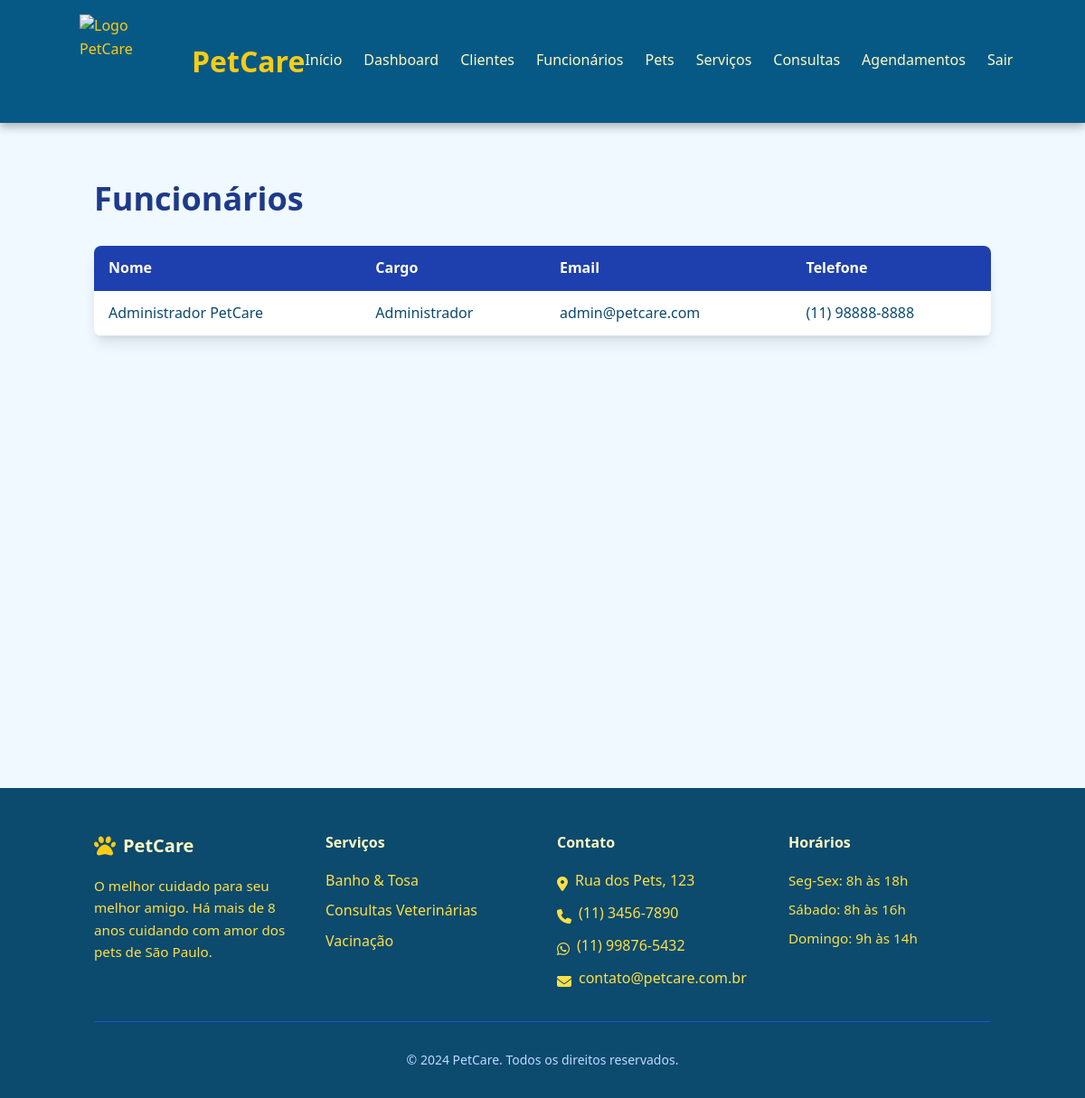
The page /funcionario/funcionarios.php (signed in) on the database its author committed.
### tables this page shows
CREATE TABLE funcionarios (
    id INT AUTO_INCREMENT PRIMARY KEY,
    usuario_id INT NOT NULL UNIQUE,
    cargo VARCHAR(80) NOT NULL,
    especialidade VARCHAR(120) NULL,
    created_at TIMESTAMP DEFAULT CURRENT_TIMESTAMP,
    updated_at TIMESTAMP NULL DEFAULT NULL ON UPDATE CURRENT_TIMESTAMP,
    CONSTRAINT fk_funcionarios_usuario FOREIGN KEY (usuario_id) REFERENCES usuarios(id) ON DELETE CASCADE
);

CREATE TABLE usuarios (
    id INT AUTO_INCREMENT PRIMARY KEY,
    nome VARCHAR(150) NOT NULL,
    email VARCHAR(150) NOT NULL UNIQUE,
    senha_hash VARCHAR(255) NOT NULL,
    tipo ENUM('cliente', 'funcionario') NOT NULL,
    cpf VARCHAR(14) NULL,
    telefone VARCHAR(20) NULL,
    cargo VARCHAR(80) NULL,
    status ENUM('ativo', 'inativo') NOT NULL DEFAULT 'ativo',
    created_at TIMESTAMP DEFAULT CURRENT_TIMESTAMP,
    updated_at TIMESTAMP NULL DEFAULT NULL ON UPDATE CURRENT_TIMESTAMP
);

### app/models/Funcionario.php (called while the page is built, shortened)
<?php
class Funcionario
{
    public static function all(PDO $pdo): array
    {
        $sql = 'SELECT f.*, u.nome, u.email, u.telefone, u.cpf FROM funcionarios f INNER JOIN usuarios u ON u.id = f.usuario_id ORDER BY u.nome ASC';
        $stmt = $pdo->query($sql);
        return $stmt->fetchAll();
    }
}

### app/helpers/validation.php (called while the page is built, shortened)
<?php
function e(string $value): string
{
    return htmlspecialchars((string) $value, ENT_QUOTES, 'UTF-8');
}

### public/funcionario/funcionarios.php (the view, shortened to what this page needs)
<?php
require_once __DIR__ . '/../../app/bootstrap.php';
require_once __DIR__ . '/../../app/middleware/funcionario.php';
$pdo = getPdo();
$funcionarios = Funcionario::all($pdo);
require_once __DIR__ . '/../../app/views/components/header.php';
?>
<section class="page py-16">
    <div class="container">
        <h1 class="text-4xl font-bold text-blue-900 mb-8">Funcionários</h1>
        <div class="bg-white rounded-lg shadow-lg overflow-hidden">
            <table class="min-w-full">
                <thead class="bg-blue-800 text-yellow-50">
                    <tr>
                        <th class="px-4 py-3 text-left">Nome</th>
                        <th class="px-4 py-3 text-left">Cargo</th>
                        <th class="px-4 py-3 text-left">Email</th>
                        <th class="px-4 py-3 text-left">Telefone</th>
                    </tr>
                </thead>
                <tbody>
                    <?php foreach ($funcionarios as $funcionario): ?>
                        <tr class="border-b border-blue-100">
                            <td class="px-4 py-3"><?= e($funcionario['nome']) ?></td>
                            <td class="px-4 py-3"><?= e($funcionario['cargo'] ?? 'Funcionário') ?></td>
                            <td class="px-4 py-3"><?= e($funcionario['email']) ?></td>
                            <td class="px-4 py-3"><?= e($funcionario['telefone']) ?></td>
                        </tr>
                    <?php endforeach; ?>
                </tbody>
            </table>
        </div>
    </div>
</section>
<?php require_once __DIR__ . '/../../app/views/components/footer.php'; ?>

### public/css/style.css (style rules this page uses)
:root { --blue-50: #f0f9ff; --blue-100: #e0f2fe; --blue-200: #bae6fd; --blue-300: #7dd3fc; --blue-400: #38bdf8; --blue-500: #0ea5e9; --blue-600: #0284c7; --blue-700: #0369a1; --blue-800: #075985; --blue-900: #0c4a6e; --yellow-50: #fefce8; --yellow-100: #fef9c3; --yellow-200: #fef08a; --yellow-300: #fde047; --yellow-400: #facc15; --yellow-500: #eab308; background-color: var(--blue-50); color: var(--blue-900); font-family: 'Poppins', ui-sans-serif, system-ui, -apple-system, BlinkMacSystemFont, "Segoe UI", Roboto, "Helvetica Neue", Arial, "Noto Sans", sans-serif; line-height: 1.6; }
html, body { min-height: 100%; }
.container { max-width: 1280px; margin-left: auto; margin-right: auto; padding-left: 1rem; padding-right: 1rem; }
.page { min-height: calc(100vh - 4rem); opacity: 1; transition: opacity 0.5s ease; }

### rows shown on the page
funcionarios: usuario.nome "Administrador PetCare", cargo "Administrador", usuario.email "admin@petcare.com", usuario.telefone "(11) 98888-8888"
